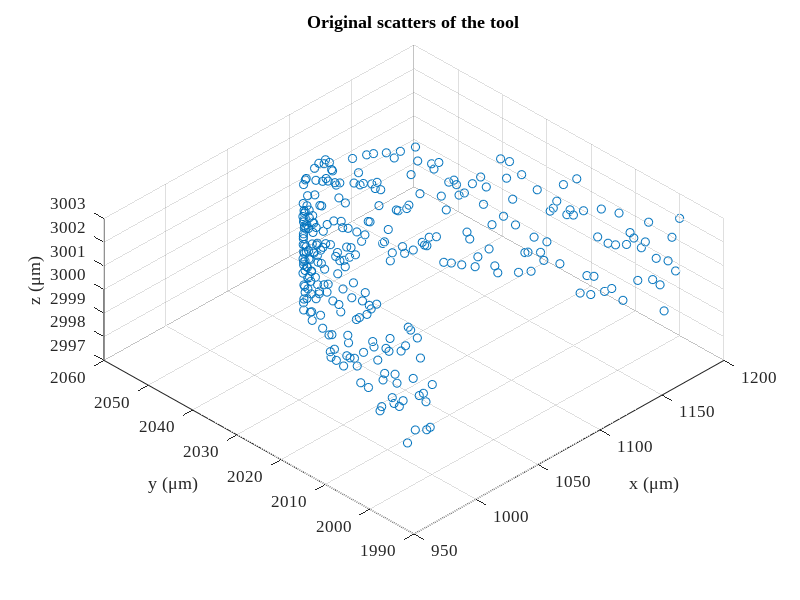

This chart was generated by the following MATLAB code: (Note: this script raises an error after producing the figure.)
% 给定刀具波纹度拟合曲线和已加工曲面拟合曲线，给定残高，求各个刀位点的切宽
% 方案：先求切宽和残高的定量关系；然后考虑如何移动各个刀位点，微调来获得所要求的残高
if true
    close all;
    clear; clc;
    addpath(genpath('funcs'));
    
    % global variables
    % global textFontSize textFontType unit fitMethod paramMethod;
    workspaceDir = 'workspace/20221020-tooltip';
    fitOpts.fitMethod = 'Levenberg-Marquardt';
    paramMethod = 'centripetal';
    unit = '\mum';
    textFontSize = 12;
    textFontType = 'Times New Roman';
end

%% simulation initialization
debug = 3;
switch debug
    case 2 % 2D tool profile simulation
        cx0 = 0*1000; % unit: mu m
        cy0 = 0*1000; % unit: mu m
        r0 = 0.1*1000; % unit: mu m
        noise = 0.03;
        zNoise = 0.01;
        theta = linspace(0,2*pi/3,200);
        r = r0*(1 - noise + 2*noise*rand(1,length(theta)));
        toolOri(1,:) = r.*cos(theta) + cx0;
        toolOri(2,:) = r.*sin(theta) + cy0;
        toolOri(3,:) = zeros(1,length(theta));
        rmse0 = sqrt(...
                    sum(...
                        ((toolOri(1,:) - cx0).^2 + (toolOri(2,:) - cy0).^2 - r0^2).^2) ...
                /length(theta));
        clear theta r;
    case 3 % 3D tool profile simulation
        cx0 = 1*1000; % unit:mu m
        cy0 = 2*1000; % unit:mu m
        cz0 = 3*1000; % unit:mu m
        r0 = 0.1*1000; % unit:mu m
        openAng = pi/3; % unit: rad
        edgePV = 200; % low-frequency error
        k = -edgePV/openAng;
        noise = r0*5e-3; % mid-frequency error
        zNoise = r0*0.05; % data pre-processing error
        theta = linspace(0,openAng,300);
        r = r0 + edgePV/2 + k*theta + (noise*rand(1,length(theta)) - 0.5*noise);
        toolOri(1,:) = cx0 + r.*cos(theta);
        toolOri(2,:) = cy0 + r.*sin(theta);
        toolOri(3,:) = cz0 + (zNoise*rand(1,length(theta)) - 0.5*zNoise);
        rmse0 = sqrt( ...
            sum((toolOri - ndgrid([cx0;cy0;cz0],1:length(theta)).^2),2) ...
            /length(theta));
        clear theta r;
    otherwise
        toolInput = inputdlg({'Tool fitting method','Tool parameterization method', ...
            'Unit','Font type in figure','Font size in figure'}, ...
            'Tool Processing Input', ...
            [1 20; 1 20; 1 20; 1 20; 1 20], ...
            {'Levenberg-Marquardt','centripetal','\mu m','Times New Roman','14'}, ...
            'WindowStyle');
        fitOpts.fitMethod = toolInput{1};
        paramMethod = toolInput{2};
        unit = toolInput{3};
        textFontType = toolInput{4};
        textFontSize = str2double(toolInput{5});
        % tool measurement file loading
        [fileName,dirName] = uigetfile({ ...
            '*.mat','MAT-files(*.mat)'; ...
            '*.txt','text-files(*.txt)'; ...
            '*.*','all files(*.*)'...
            }, ...
            'Select one tool tip measurement data', ...
            'Tool\', ...
            'MultiSelect','off');
        pathName = fullfile(dirName,fileName);
        dataOri = load(pathName); % load from file, n*2 matrix
        % data pre-processing
        toolOri = dataOri;
end

f1 = figure('Name','Original Scatters of the Tool');
% set(0,"Units","centimeters");
% winSize = get(0,"ScreenSize");
% set(gcf,"Units","centimeters");
% figSize = get(gcf,"Position");
% set(gcf,"Position",[(winSize(3) - figSize(3))/2,(winSize(4) - figSize(4))/2, ...
%     8.3,figSize(4)/figSize(3)*8.3]);
scatter3(toolOri(1,:),toolOri(2,:),toolOri(3,:));
hold on; grid on;
% axis equal;
set(gca,'FontSize',textFontSize,'FontName',textFontType);
xlabel(['x (',unit,')']);
ylabel(['y (',unit,')']);
zlabel(['z (',unit,')']);
title('Original scatters of the tool');
view(-45,60);
clear theta theta1 theta2;

%% 由(x,y)图获得刃口圆心半径以及波纹度函数
nCPts = size(toolOri,2);
fitOpts.displayType = 'iter-detailed';
[radius,openAngle,toolFit] = toolFit3D(toolOri,'fitMethod',fitOpts.fitMethod, ...
    'displayType',fitOpts.displayType);
pause(1);

% plot the fitting results
f2 = figure('Name','Tool Sharpness Fitting Result');
xLim = 1.1*max(toolFit(1,:));
quiver(-xLim,0,2*xLim,0,'AutoScale','off','Color',[0,0,0],'MaxHeadSize',0.1); % X axis
hold on;
text(0.9*xLim,-.05*radius,'x');
quiver(0,-0.2*radius,0,1.3*radius,'AutoScale','off','Color',[0,0,0],'MaxHeadSize',0.1); % Y axis
text(0.05*xLim,1.05*radius,'y');
plot(toolFit(1,:),toolFit(2,:),'Color',[0,0.45,0.74],'LineWidth',0.75); % tool edge scatters
theta = (pi/2 - openAngle/2):0.01:(pi/2 + openAngle/2);
xtmp = radius*cos(theta);
ytmp = radius*sin(theta);
plot(xtmp,ytmp,'Color',[0.85,0.33,0.10],'LineWidth',1,'LineStyle','--'); % tool edge circle
scatter(0,0,'MarkerFaceColor',[0.85,0.33,0.10],'MarkerEdgeColor',[0.85,0.33,0.10]); % tool edge center
quiver(0,0,0,0.5*radius,'AutoScale','off','Color',[0.93,0.69,0.13], ...
    'LineWidth',2.5,'MaxHeadSize',0.3); % tool edge normal
line([0,xtmp(1)],[0,ytmp(1)],'LineStyle','--','Color',[0.85,0.33,0.10]);
line([0,xtmp(end)],[0,ytmp(end)],'LineStyle','--','Color',[0.85,0.33,0.10]);
% xlim([-1.1*xLim,1.1*xLim]);
axis equal;
% set(gca,'TickLabelInterpreter','tex');
set(gca,'FontSize',textFontSize,'FontName',textFontType);
xlabel(['x(',unit,')']);
ylabel(['y(',unit,')']);
title('Tool fitting result');
legend('','','tool edge','tool fitting arc','tool center', ...
    'tool normal vector','Location','northeast');

%% tool modelling
s1_toolModel

% rmpath(genpath('funcs'));
